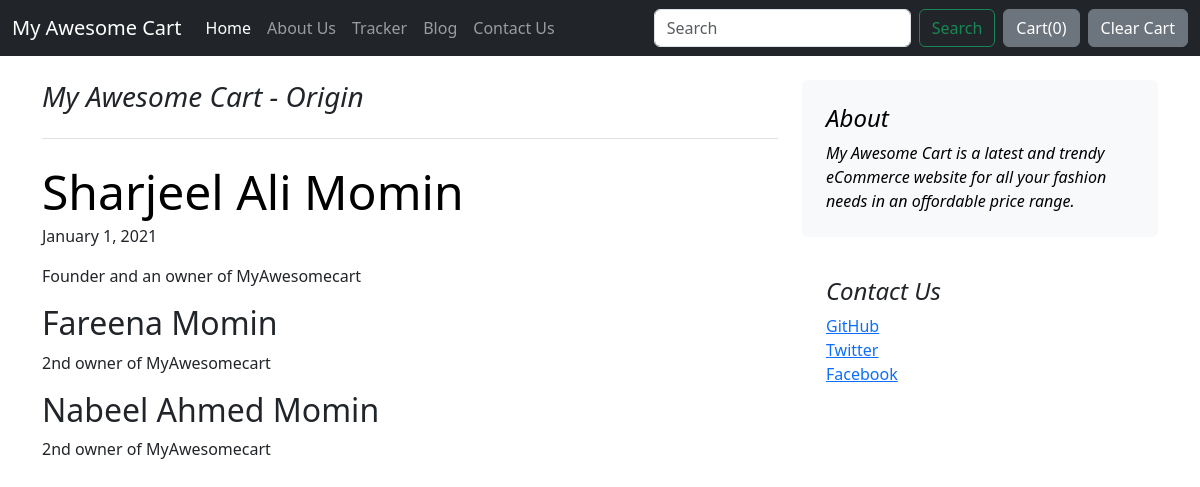
The page /blog/blogpost/1 on the database its author committed.
### blog/models.py (models this page shows)
class Blogpost(models.Model):
    post_id = models.AutoField(primary_key=True)
    title = models.CharField(max_length=500)
    head0 = models.CharField(max_length=500, default="")
    chead0 = models.CharField(max_length=5000, default="")
    head1 = models.CharField(max_length=500, default="")
    chead1 = models.CharField(max_length=5000, default="")
    head2 = models.CharField(max_length=500, default="")
    chead2 = models.CharField(max_length=5000, default="")
    pub_date = models.DateField()
    thumbnail = models.ImageField(upload_to='shop/images', default="")
    def __str__(self):
        return self.title

### blog/views.py (the view)
# urls.py: path("blogpost/<int:id>", views.blogpost, name="blogPost")
def blogpost(request, id):
    post = Blogpost.objects.filter(post_id = id)[0]
    print(post)
    return render(request, 'blog/blogpost.html', {'post':post})

### blog/templates/blog/blogpost.html (shortened to what this page needs)
{% extends 'blog/basic.html' %}
{% block body %}
<div class="container my-3">
<div class="row mt-4">
    <div class="col-md-8">
      <h3 class="pb-4 mb-4 fst-italic border-bottom">
        {{post.title}}
      </h3>
      <article class="blog-post">
        <h2 class="display-5 link-body-emphasis mb-1" style="color: white;"><b>{{post.head0}}</b></h2>
        <p class="blog-post-meta">January 1, 2021 </p>
        <p>{{post.chead0}}</p>
        <h2>{{post.head1}}</h2>
        <p>{{post.chead1}}</p>
        <h2>{{post.head2}}</h2>
        <p>{{post.chead2}}</p>
      </article>
    </div>
    <div class="col-md-4">
      <div class="position-sticky" style="top: 2rem;">
        <div class="p-4 mb-3 bg-body-tertiary rounded">
          <h4 class="fst-italic" style="color: black;">About</h4>
          <p class="mb-0" style="color: black;"><em>My Awesome Cart is a latest and trendy eCommerce website for all your fashion needs in an offordable price range.</em></p>
        </div>
        <div class="p-4">
          <h4 class="fst-italic">Contact Us</h4>
          <ol class="list-unstyled">
            <li><a href="#">GitHub</a></li>
            <li><a href="#">Twitter</a></li>
            <li><a href="#">Facebook</a></li>
          </ol>
        </div>
      </div>
    </div>
  </div>
</div>
{% endblock %}

### rows shown on the page
Blogpost: title "My Awesome Cart - Origin", head0 "Sharjeel Ali Momin", chead0 "Founder and an owner of MyAwesomecart", head1 "Fareena Momin", chead1 "2nd owner of MyAwesomecart", head2 "Nabeel Ahmed Momin", chead2 "2nd owner of MyAwesomecart"
